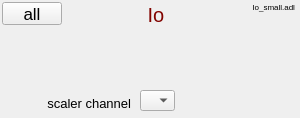
<?xml version="1.0" ?>
<ui version="4.0">
  <class>Dialog</class>
  <widget class="PyDMFrame" name="screen">
    <property name="geometry">
      <rect>
        <x>698</x>
        <y>154</y>
        <width>300</width>
        <height>118</height>
      </rect>
    </property>
    <property name="minimumSize">
      <size>
        <width>300</width>
        <height>118</height>
      </size>
    </property>
    <property name="styleSheet">
      <string notr="true">PyDMFrame#screen {
  color: rgb(0, 0, 0);
  background-color: rgb(218, 218, 218);
  }</string>
    </property>
    <property name="windowTitle">
      <string>Io_small</string>
    </property>
    <layout class="QGridLayout" name="gridLayout" columnstretch="1,1,16,44,52,1,16,5,4,35,1,10,29,5,75,1,4" rowstretch="2,10,13,2,6,2,2,15,1,3,5,2,2,15,1,3,6,4,17,1,6">
      <property name="leftMargin">
        <number>0</number>
      </property>
      <property name="topMargin">
        <number>0</number>
      </property>
      <property name="rightMargin">
        <number>0</number>
      </property>
      <property name="bottomMargin">
        <number>0</number>
      </property>
      <property name="horizontalSpacing">
        <number>0</number>
      </property>
      <property name="verticalSpacing">
        <number>0</number>
      </property>
      <item row="1" column="8" rowspan="3" colspan="3">
        <widget class="QLabel" name="text">
          <property name="geometry">
            <rect>
              <x>136</x>
              <y>2</y>
              <width>40</width>
              <height>25</height>
            </rect>
          </property>
          <property name="sizePolicy">
            <sizepolicy hsizetype="Ignored" vsizetype="Ignored">
              <horstretch>0</horstretch>
              <verstretch>0</verstretch>
            </sizepolicy>
          </property>
          <property name="text">
            <string>Io</string>
          </property>
          <property name="font">
            <font>
              <pointsize>15</pointsize>
            </font>
          </property>
          <property name="brush" stdset="0">
            <brush brushstyle="SolidPattern">
              <color alpha="255">
                <red>130</red>
                <green>4</green>
                <blue>0</blue>
              </color>
            </brush>
          </property>
          <property name="toolTip">
            <string>text</string>
          </property>
          <property name="alignment">
            <set>Qt::AlignCenter</set>
          </property>
          <property name="styleSheet">
            <string notr="true">QLabel#text {
  color: rgb(130, 4, 0);
  }</string>
          </property>
        </widget>
      </item>
      <item row="1" column="13" colspan="2">
        <widget class="QLabel" name="text_1">
          <property name="geometry">
            <rect>
              <x>215</x>
              <y>2</y>
              <width>80</width>
              <height>10</height>
            </rect>
          </property>
          <property name="sizePolicy">
            <sizepolicy hsizetype="Ignored" vsizetype="Ignored">
              <horstretch>0</horstretch>
              <verstretch>0</verstretch>
            </sizepolicy>
          </property>
          <property name="text">
            <string>Io_small.adl</string>
          </property>
          <property name="font">
            <font>
              <pointsize>6</pointsize>
            </font>
          </property>
          <property name="brush" stdset="0">
            <brush brushstyle="SolidPattern">
              <color alpha="255">
                <red>0</red>
                <green>0</green>
                <blue>0</blue>
              </color>
            </brush>
          </property>
          <property name="toolTip">
            <string>text_1</string>
          </property>
          <property name="alignment">
            <set>Qt::AlignRight|Qt::AlignTrailing|Qt::AlignVCenter</set>
          </property>
          <property name="styleSheet">
            <string notr="true">QLabel#text_1 {
  color: rgb(0, 0, 0);
  }</string>
          </property>
        </widget>
      </item>
      <item row="6" column="1" rowspan="3" colspan="4">
        <widget class="PyDMLabel" name="text_update">
          <property name="geometry">
            <rect>
              <x>1</x>
              <y>35</y>
              <width>113</width>
              <height>18</height>
            </rect>
          </property>
          <property name="sizePolicy">
            <sizepolicy hsizetype="Ignored" vsizetype="Ignored">
              <horstretch>0</horstretch>
              <verstretch>0</verstretch>
            </sizepolicy>
          </property>
          <property name="toolTip">
            <string>PV: ${P}flux.DESC</string>
          </property>
          <property name="channel" stdset="0">
            <string>ca://${P}flux.DESC</string>
          </property>
          <property name="displayFormat" stdset="0">
            <enum>PyDMLabel::String</enum>
          </property>
          <property name="font">
            <font>
              <pointsize>10</pointsize>
            </font>
          </property>
          <property name="alignment">
            <set>Qt::AlignRight|Qt::AlignTrailing|Qt::AlignVCenter</set>
          </property>
          <property name="textInteractionFlags">
            <set>Qt::TextSelectableByKeyboard|Qt::TextSelectableByMouse</set>
          </property>
          <property name="styleSheet">
            <string notr="true">PyDMLabel#text_update {
  color: rgb(0, 0, 0);
  background-color: rgb(218, 218, 218);
  }</string>
          </property>
        </widget>
      </item>
      <item row="5" column="6" rowspan="5" colspan="7">
        <widget class="PyDMLabel" name="text_update_1">
          <property name="geometry">
            <rect>
              <x>115</x>
              <y>33</y>
              <width>100</width>
              <height>23</height>
            </rect>
          </property>
          <property name="sizePolicy">
            <sizepolicy hsizetype="Ignored" vsizetype="Ignored">
              <horstretch>0</horstretch>
              <verstretch>0</verstretch>
            </sizepolicy>
          </property>
          <property name="toolTip">
            <string>PV: ${P}flux</string>
          </property>
          <property name="channel" stdset="0">
            <string>ca://${P}flux</string>
          </property>
          <property name="font">
            <font>
              <pointsize>13</pointsize>
            </font>
          </property>
          <property name="alignment">
            <set>Qt::AlignRight|Qt::AlignTrailing|Qt::AlignVCenter</set>
          </property>
          <property name="textInteractionFlags">
            <set>Qt::TextSelectableByKeyboard|Qt::TextSelectableByMouse</set>
          </property>
          <property name="styleSheet">
            <string notr="true">PyDMLabel#text_update_1 {
  color: rgb(0, 0, 0);
  background-color: rgb(115, 223, 255);
  }</string>
          </property>
        </widget>
      </item>
      <item row="7" column="14" colspan="3">
        <widget class="PyDMLabel" name="text_update_2">
          <property name="geometry">
            <rect>
              <x>220</x>
              <y>37</y>
              <width>80</width>
              <height>15</height>
            </rect>
          </property>
          <property name="sizePolicy">
            <sizepolicy hsizetype="Ignored" vsizetype="Ignored">
              <horstretch>0</horstretch>
              <verstretch>0</verstretch>
            </sizepolicy>
          </property>
          <property name="toolTip">
            <string>PV: ${P}flux.EGU</string>
          </property>
          <property name="channel" stdset="0">
            <string>ca://${P}flux.EGU</string>
          </property>
          <property name="displayFormat" stdset="0">
            <enum>PyDMLabel::String</enum>
          </property>
          <property name="font">
            <font>
              <pointsize>9</pointsize>
            </font>
          </property>
          <property name="alignment">
            <set>Qt::AlignLeading|Qt::AlignLeft|Qt::AlignVCenter</set>
          </property>
          <property name="textInteractionFlags">
            <set>Qt::TextSelectableByKeyboard|Qt::TextSelectableByMouse</set>
          </property>
          <property name="styleSheet">
            <string notr="true">PyDMLabel#text_update_2 {
  color: rgb(0, 0, 0);
  background-color: rgb(218, 218, 218);
  }</string>
          </property>
        </widget>
      </item>
      <item row="1" column="2" rowspan="2" colspan="2">
        <widget class="PyDMRelatedDisplayButton" name="related_display">
          <property name="geometry">
            <rect>
              <x>2</x>
              <y>2</y>
              <width>60</width>
              <height>23</height>
            </rect>
          </property>
          <property name="sizePolicy">
            <sizepolicy hsizetype="Ignored" vsizetype="Ignored">
              <horstretch>0</horstretch>
              <verstretch>0</verstretch>
            </sizepolicy>
          </property>
          <property name="toolTip">
            <string>all</string>
          </property>
          <property name="text">
            <string>all</string>
          </property>
          <property name="showIcon" stdset="0">
            <bool>true</bool>
          </property>
          <property name="font">
            <font>
              <pointsize>13</pointsize>
            </font>
          </property>
          <property name="styleSheet">
            <string notr="true">PyDMRelatedDisplayButton#related_display {
  color: rgb(0, 0, 0);
  background-color: rgb(218, 218, 218);
  }</string>
          </property>
          <property name="titles" stdset="0">
            <stringlist>
              <string>all</string>
            </stringlist>
          </property>
          <property name="filenames" stdset="0">
            <stringlist>
              <string>Io.ui</string>
            </stringlist>
          </property>
          <property name="macros" stdset="0">
            <stringlist>
              <string>P=${P},MONO=${MONO},S=${S}</string>
            </stringlist>
          </property>
          <property name="openInNewWindow" stdset="0">
            <bool>false</bool>
          </property>
        </widget>
      </item>
      <item row="12" column="1" rowspan="3" colspan="4">
        <widget class="PyDMLabel" name="text_update_3">
          <property name="geometry">
            <rect>
              <x>1</x>
              <y>63</y>
              <width>113</width>
              <height>18</height>
            </rect>
          </property>
          <property name="sizePolicy">
            <sizepolicy hsizetype="Ignored" vsizetype="Ignored">
              <horstretch>0</horstretch>
              <verstretch>0</verstretch>
            </sizepolicy>
          </property>
          <property name="toolTip">
            <string>PV: ${P}detector.DESC</string>
          </property>
          <property name="channel" stdset="0">
            <string>ca://${P}detector.DESC</string>
          </property>
          <property name="displayFormat" stdset="0">
            <enum>PyDMLabel::String</enum>
          </property>
          <property name="font">
            <font>
              <pointsize>10</pointsize>
            </font>
          </property>
          <property name="alignment">
            <set>Qt::AlignRight|Qt::AlignTrailing|Qt::AlignVCenter</set>
          </property>
          <property name="textInteractionFlags">
            <set>Qt::TextSelectableByKeyboard|Qt::TextSelectableByMouse</set>
          </property>
          <property name="styleSheet">
            <string notr="true">PyDMLabel#text_update_3 {
  color: rgb(0, 0, 0);
  background-color: rgb(218, 218, 218);
  }</string>
          </property>
        </widget>
      </item>
      <item row="11" column="6" rowspan="5" colspan="7">
        <widget class="PyDMLabel" name="text_update_4">
          <property name="geometry">
            <rect>
              <x>115</x>
              <y>61</y>
              <width>100</width>
              <height>23</height>
            </rect>
          </property>
          <property name="sizePolicy">
            <sizepolicy hsizetype="Ignored" vsizetype="Ignored">
              <horstretch>0</horstretch>
              <verstretch>0</verstretch>
            </sizepolicy>
          </property>
          <property name="toolTip">
            <string>PV: ${P}detector</string>
          </property>
          <property name="channel" stdset="0">
            <string>ca://${P}detector</string>
          </property>
          <property name="font">
            <font>
              <pointsize>13</pointsize>
            </font>
          </property>
          <property name="alignment">
            <set>Qt::AlignRight|Qt::AlignTrailing|Qt::AlignVCenter</set>
          </property>
          <property name="textInteractionFlags">
            <set>Qt::TextSelectableByKeyboard|Qt::TextSelectableByMouse</set>
          </property>
          <property name="styleSheet">
            <string notr="true">PyDMLabel#text_update_4 {
  color: rgb(0, 0, 0);
  background-color: rgb(115, 223, 255);
  }</string>
          </property>
        </widget>
      </item>
      <item row="13" column="14" colspan="3">
        <widget class="PyDMLabel" name="text_update_5">
          <property name="geometry">
            <rect>
              <x>220</x>
              <y>65</y>
              <width>80</width>
              <height>15</height>
            </rect>
          </property>
          <property name="sizePolicy">
            <sizepolicy hsizetype="Ignored" vsizetype="Ignored">
              <horstretch>0</horstretch>
              <verstretch>0</verstretch>
            </sizepolicy>
          </property>
          <property name="toolTip">
            <string>PV: ${P}detector.EGU</string>
          </property>
          <property name="channel" stdset="0">
            <string>ca://${P}detector.EGU</string>
          </property>
          <property name="displayFormat" stdset="0">
            <enum>PyDMLabel::String</enum>
          </property>
          <property name="font">
            <font>
              <pointsize>9</pointsize>
            </font>
          </property>
          <property name="alignment">
            <set>Qt::AlignLeading|Qt::AlignLeft|Qt::AlignVCenter</set>
          </property>
          <property name="textInteractionFlags">
            <set>Qt::TextSelectableByKeyboard|Qt::TextSelectableByMouse</set>
          </property>
          <property name="styleSheet">
            <string notr="true">PyDMLabel#text_update_5 {
  color: rgb(0, 0, 0);
  background-color: rgb(218, 218, 218);
  }</string>
          </property>
        </widget>
      </item>
      <item row="18" column="3" rowspan="2" colspan="4">
        <widget class="QLabel" name="text_2">
          <property name="geometry">
            <rect>
              <x>18</x>
              <y>94</y>
              <width>113</width>
              <height>18</height>
            </rect>
          </property>
          <property name="sizePolicy">
            <sizepolicy hsizetype="Ignored" vsizetype="Ignored">
              <horstretch>0</horstretch>
              <verstretch>0</verstretch>
            </sizepolicy>
          </property>
          <property name="text">
            <string>scaler channel</string>
          </property>
          <property name="font">
            <font>
              <pointsize>10</pointsize>
            </font>
          </property>
          <property name="brush" stdset="0">
            <brush brushstyle="SolidPattern">
              <color alpha="255">
                <red>0</red>
                <green>0</green>
                <blue>0</blue>
              </color>
            </brush>
          </property>
          <property name="toolTip">
            <string>text_2</string>
          </property>
          <property name="alignment">
            <set>Qt::AlignRight|Qt::AlignTrailing|Qt::AlignVCenter</set>
          </property>
          <property name="styleSheet">
            <string notr="true">QLabel#text_2 {
  color: rgb(0, 0, 0);
  }</string>
          </property>
        </widget>
      </item>
      <item row="17" column="9" rowspan="2">
        <widget class="PyDMEnumComboBox" name="menu">
          <property name="geometry">
            <rect>
              <x>140</x>
              <y>90</y>
              <width>35</width>
              <height>21</height>
            </rect>
          </property>
          <property name="sizePolicy">
            <sizepolicy hsizetype="Ignored" vsizetype="Ignored">
              <horstretch>0</horstretch>
              <verstretch>0</verstretch>
            </sizepolicy>
          </property>
          <property name="toolTip">
            <string>${P}scaler</string>
          </property>
          <property name="channel" stdset="0">
            <string>ca://${P}scaler</string>
          </property>
          <property name="font">
            <font>
              <pointsize>12</pointsize>
            </font>
          </property>
          <property name="styleSheet">
            <string notr="true">PyDMEnumComboBox#menu {
  color: rgb(0, 0, 0);
  background-color: rgb(187, 187, 187);
  }</string>
          </property>
        </widget>
      </item>
      <item row="18" column="12" rowspan="2" colspan="4">
        <widget class="PyDMLabel" name="text_update_6">
          <property name="geometry">
            <rect>
              <x>186</x>
              <y>94</y>
              <width>110</width>
              <height>18</height>
            </rect>
          </property>
          <property name="sizePolicy">
            <sizepolicy hsizetype="Ignored" vsizetype="Ignored">
              <horstretch>0</horstretch>
              <verstretch>0</verstretch>
            </sizepolicy>
          </property>
          <property name="toolTip">
            <string>PV: ${P}scaler.DESC</string>
          </property>
          <property name="channel" stdset="0">
            <string>ca://${P}scaler.DESC</string>
          </property>
          <property name="displayFormat" stdset="0">
            <enum>PyDMLabel::String</enum>
          </property>
          <property name="font">
            <font>
              <pointsize>10</pointsize>
            </font>
          </property>
          <property name="alignment">
            <set>Qt::AlignLeading|Qt::AlignLeft|Qt::AlignVCenter</set>
          </property>
          <property name="textInteractionFlags">
            <set>Qt::TextSelectableByKeyboard|Qt::TextSelectableByMouse</set>
          </property>
          <property name="styleSheet">
            <string notr="true">PyDMLabel#text_update_6 {
  color: rgb(0, 0, 0);
  background-color: rgb(218, 218, 218);
  }</string>
          </property>
        </widget>
      </item>
    </layout>
    <zorder>text</zorder>
    <zorder>text_1</zorder>
    <zorder>text_update</zorder>
    <zorder>text_update_1</zorder>
    <zorder>text_update_2</zorder>
    <zorder>related_display</zorder>
    <zorder>text_update_3</zorder>
    <zorder>text_update_4</zorder>
    <zorder>text_update_5</zorder>
    <zorder>text_2</zorder>
    <zorder>menu</zorder>
    <zorder>text_update_6</zorder>
  </widget>
  <customwidgets>
    <customwidget>
      <class>PyDMLabel</class>
      <extends>QLabel</extends>
      <header>pydm.widgets.label</header>
    </customwidget>
    <customwidget>
      <class>PyDMRelatedDisplayButton</class>
      <extends>QPushButton</extends>
      <header>pydm.widgets.related_display_button</header>
    </customwidget>
    <customwidget>
      <class>PyDMEnumComboBox</class>
      <extends>QComboBox</extends>
      <header>pydm.widgets.enum_combo_box</header>
    </customwidget>
    <customwidget>
      <class>PyDMFrame</class>
      <extends>QFrame</extends>
      <header>pydm.widgets.frame</header>
    </customwidget>
  </customwidgets>
</ui>
